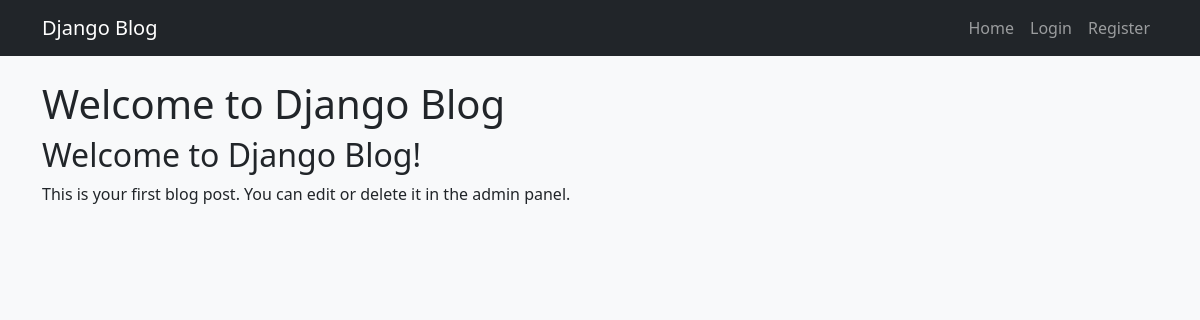
The page / on the database its author committed.
### blog/models.py (models this page shows, shortened)
class Post(models.Model):
    title = models.CharField(max_length=100)
    content = models.TextField()
    date_posted = models.DateTimeField(default=timezone.now)
    author = models.ForeignKey(User, on_delete=models.CASCADE)
    tags = TaggableManager()  # Add this field

### blog/views.py (the view)
# urls.py: path('', PostListView.as_view(), name='blog-home'),
class PostListView(ListView):
    model = Post
    template_name = 'blog/home.html'
    context_object_name = 'posts'
    ordering = ['-date_posted']
    paginate_by = 5

### templates/blog/home.html
{% extends "blog/base.html" %}
{% block content %}
<h1>Welcome to Django Blog</h1>
{% for post in posts %}
<div class="post">
    <h2>{{ post.title }}</h2>
    <p>{{ post.content|truncatewords:50 }}</p>
</div>
{% endfor %}
{% endblock %}

### templates/blog/base.html (style rules this page uses)
body { background: #f8f9fa; }

### rows shown on the page
Post: title "Welcome to Django Blog!", content "This is your first blog post. You can edit or delete it in the admin panel."
